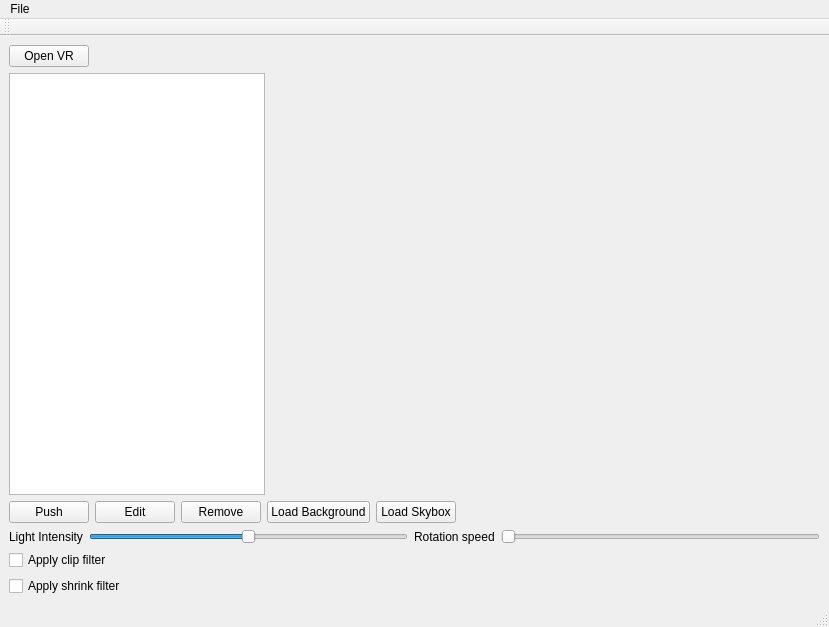
<?xml version="1.0" encoding="UTF-8"?>
<ui version="4.0">
 <class>MainWindow</class>
 <widget class="QMainWindow" name="MainWindow">
  <property name="geometry">
   <rect>
    <x>0</x>
    <y>0</y>
    <width>829</width>
    <height>627</height>
   </rect>
  </property>
  <property name="windowTitle">
   <string>MainWindow</string>
  </property>
  <widget class="QWidget" name="centralwidget">
   <layout class="QVBoxLayout" name="verticalLayout">
    <item>
     <layout class="QHBoxLayout" name="horizontalLayout_4">
      <item>
       <widget class="QPushButton" name="toggleVR">
        <property name="text">
         <string>Open VR</string>
        </property>
       </widget>
      </item>
      <item>
       <spacer name="horizontalSpacer_2">
        <property name="orientation">
         <enum>Qt::Orientation::Horizontal</enum>
        </property>
        <property name="sizeHint" stdset="0">
         <size>
          <width>40</width>
          <height>20</height>
         </size>
        </property>
       </spacer>
      </item>
     </layout>
    </item>
    <item>
     <layout class="QHBoxLayout" name="horizontalLayout">
      <item>
       <widget class="QTreeView" name="treeView">
        <property name="sizePolicy">
         <sizepolicy hsizetype="Fixed" vsizetype="Expanding">
          <horstretch>0</horstretch>
          <verstretch>0</verstretch>
         </sizepolicy>
        </property>
        <property name="contextMenuPolicy">
         <enum>Qt::ContextMenuPolicy::ActionsContextMenu</enum>
        </property>
       </widget>
      </item>
      <item>
       <widget class="QVTKOpenGLNativeWidget" name="vtkWidget" native="true">
        <property name="sizePolicy">
         <sizepolicy hsizetype="Expanding" vsizetype="Expanding">
          <horstretch>0</horstretch>
          <verstretch>0</verstretch>
         </sizepolicy>
        </property>
       </widget>
      </item>
     </layout>
    </item>
    <item>
     <layout class="QHBoxLayout" name="horizontalLayout_2">
      <item>
       <widget class="QPushButton" name="pushButton">
        <property name="text">
         <string>Push</string>
        </property>
       </widget>
      </item>
      <item>
       <widget class="QPushButton" name="pushButton_2">
        <property name="text">
         <string>Edit</string>
        </property>
       </widget>
      </item>
      <item>
       <widget class="QPushButton" name="deleteButton">
        <property name="text">
         <string>Remove</string>
        </property>
       </widget>
      </item>
      <item>
       <widget class="QPushButton" name="loadBackgroundButton">
        <property name="text">
         <string>Load Background</string>
        </property>
       </widget>
      </item>
      <item>
       <widget class="QPushButton" name="loadSkyboxButton">
        <property name="text">
         <string>Load Skybox</string>
        </property>
       </widget>
      </item>
      <item>
       <spacer name="horizontalSpacer">
        <property name="orientation">
         <enum>Qt::Orientation::Horizontal</enum>
        </property>
        <property name="sizeHint" stdset="0">
         <size>
          <width>40</width>
          <height>20</height>
         </size>
        </property>
       </spacer>
      </item>
     </layout>
    </item>
    <item>
     <layout class="QHBoxLayout" name="horizontalLayout_3">
      <item>
       <widget class="QLabel" name="label">
        <property name="text">
         <string>Light Intensity</string>
        </property>
       </widget>
      </item>
      <item>
       <widget class="QSlider" name="horizontalSlider">
        <property name="maximum">
         <number>100</number>
        </property>
        <property name="value">
         <number>50</number>
        </property>
        <property name="orientation">
         <enum>Qt::Orientation::Horizontal</enum>
        </property>
       </widget>
      </item>
      <item>
       <widget class="QLabel" name="label_2">
        <property name="text">
         <string>Rotation speed</string>
        </property>
       </widget>
      </item>
      <item>
       <widget class="QSlider" name="rotationSpeedSlider">
        <property name="orientation">
         <enum>Qt::Orientation::Horizontal</enum>
        </property>
       </widget>
      </item>
     </layout>
    </item>
    <item>
     <widget class="QCheckBox" name="checkBox_Clip">
      <property name="text">
       <string>Apply clip filter</string>
      </property>
     </widget>
    </item>
    <item>
     <widget class="QCheckBox" name="checkBox_Shrink">
      <property name="text">
       <string>Apply shrink filter</string>
      </property>
     </widget>
    </item>
   </layout>
  </widget>
  <widget class="QMenuBar" name="menubar">
   <property name="geometry">
    <rect>
     <x>0</x>
     <y>0</y>
     <width>829</width>
     <height>22</height>
    </rect>
   </property>
   <widget class="QMenu" name="menuFile">
    <property name="title">
     <string>File</string>
    </property>
    <addaction name="actionOpen_File"/>
   </widget>
   <addaction name="menuFile"/>
  </widget>
  <widget class="QStatusBar" name="statusbar"/>
  <widget class="QToolBar" name="toolBar">
   <property name="windowTitle">
    <string>toolBar</string>
   </property>
   <attribute name="toolBarArea">
    <enum>TopToolBarArea</enum>
   </attribute>
   <attribute name="toolBarBreak">
    <bool>false</bool>
   </attribute>
  </widget>
  <action name="actionOpen_File">
   <property name="icon">
    <iconset>
     <normaloff>Icons/fileopen.png</normaloff>Icons/fileopen.png</iconset>
   </property>
   <property name="text">
    <string>Open File</string>
   </property>
   <property name="menuRole">
    <enum>QAction::MenuRole::NoRole</enum>
   </property>
  </action>
  <action name="actionItem_Options">
   <property name="icon">
    <iconset resource="Icons.qrc">
     <normaloff>:/Icons/help.png</normaloff>:/Icons/help.png</iconset>
   </property>
   <property name="text">
    <string>Item Options</string>
   </property>
   <property name="toolTip">
    <string>Item Option</string>
   </property>
   <property name="menuRole">
    <enum>QAction::MenuRole::NoRole</enum>
   </property>
  </action>
 </widget>
 <customwidgets>
  <customwidget>
   <class>QVTKOpenGLNativeWidget</class>
   <extends>QWidget</extends>
   <header>QVTKOpenGLNativeWidget.h</header>
   <container>1</container>
  </customwidget>
 </customwidgets>
 <resources>
  <include location="Icons.qrc"/>
 </resources>
 <connections/>
</ui>
